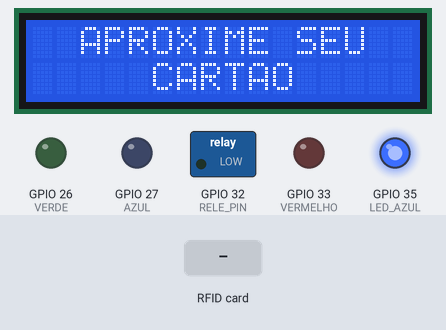
The sketch below on a simulated ESP32. Parts: 16×2 character LCD, switched loads named in the sketch (green lamp = pin HIGH), output pins drawn as LEDs (lit = HIGH). Inputs (shaded band) come from the test bench. What the sketch prints to the serial monitor is not drawn.

Above: at 1.3 s.
1.4 s: RFID card 23 A4 D4 83 held to the reader
At 2.3 s:
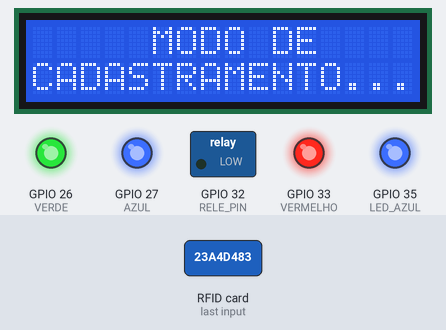
4.4 s: RFID card 5E 7A 19 C4 held to the reader
At 5.8 s:
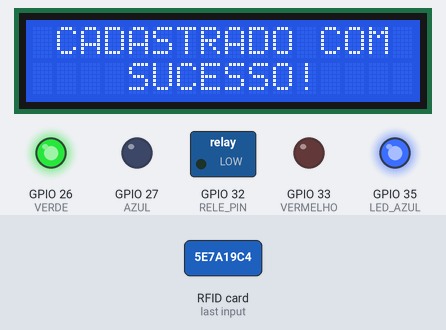
6.5 s: RFID card 5E 7A 19 C4 held to the reader
At 9.5 s:
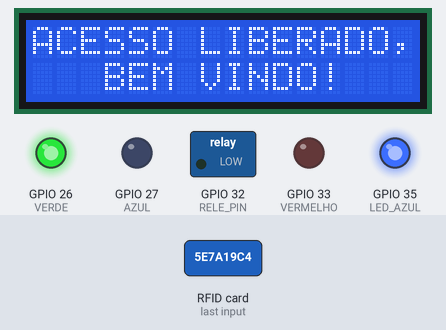
Timing chart, 0 to 13.6 s (numbered marks = the images above; inputs shaded):
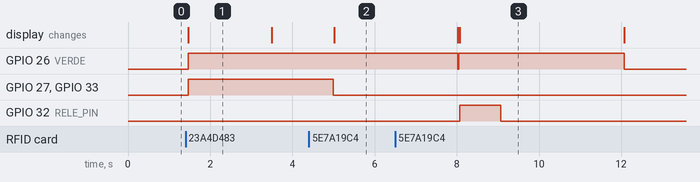

Measured:
- after the input at 1.4 s, GPIO 26 (VERDE), GPIO 27 (AZUL), GPIO 33 (VERMELHO): LOW → HIGH after 0.07 s; the display: changes after 0.07 s (image 1)
- after the input at 4.4 s, GPIO 27 (AZUL), GPIO 33 (VERMELHO): HIGH → LOW after 0.60 s; the display: changes after 0.62 s (image 2)
- after the input at 6.5 s, GPIO 32 (RELE_PIN): LOW → HIGH after 1.6 s, → LOW 1.0 s later; the display: first differs from a run without the input after 1.6 s (image 3)
- what the display in image 1 shows lasts 2.0 s, from 1.5 s to 3.5 s

The sketch:

ControleDeAcesso.ino
```cpp
//Bibliotecas
#include <LinkedList.h>
#include <MFRC522.h>  //biblioteca responsável pela comunicação com o módulo RFID-RC522
#include <SPI.h> //biblioteca para comunicação do barramento SPI
#include <LiquidCrystal_I2C.h>

//Pinos
#define SS_PIN    4
#define RST_PIN   2
#define RELE_PIN 32
//#define BUTTON_PIN 27
#define VERDE 26
#define VERMELHO 33
#define AZUL 27
#define LED_AZUL 35

// set the LCD number of columns and rows
int lcdColumns = 16;
int lcdRows = 2;
int lcdAddr = 39;

// set LCD address, number of columns and rows
LiquidCrystal_I2C lcd(lcdAddr, lcdColumns, lcdRows);

String IDtag = ""; //Variável que armazenará o ID da Tag
bool Permitido = false; //Variável que verifica a permissão

MFRC522 mfrc522(SS_PIN, RST_PIN);   // Cria uma nova instância para o leitor e passa os pinos como parâmetro

//Declaração da classe "Pessoa"
class Pessoa {
  public:
    String nome;
    String key;

  Pessoa(){
    this->nome = "";
    this->key = "";
  }

  Pessoa(String id){
    this->key = id;
  }

  Pessoa(String id, String nomeID){
    this->key = id;
    this->nome = nomeID;
  }
};

//Lista encadeada responsável por armazenar os ID's das Tag's cadastradas
LinkedList<Pessoa> myLinkedList;

void setup() {
  Serial.begin(9600);             // Inicializa a comunicação Serial
  // initialize LCD
  lcd.init();
  // turn on LCD backlight
  lcd.backlight();
  SPI.begin();                    // Inicializa comunicacao SPI
  mfrc522.PCD_Init();             // Inicializa o leitor RFID
  Serial.println("Aproxime o seu cartao do leitor...");
  Serial.println();
  pinMode(AZUL, OUTPUT);
  pinMode(VERDE, OUTPUT);     // Declara o pino do led verde como saída
  pinMode(VERMELHO, OUTPUT);  // Declara o pino do led vermelho como saída
  pinMode(LED_AZUL, OUTPUT);
  pinMode(RELE_PIN, OUTPUT);
//  pinMode(BUTTON_PIN, INPUT);     // Declara o pino do botão como entrada
}

void loop() {
  digitalWrite(LED_AZUL, HIGH);
  //pushButton();
  telaInicial();
  Leitura();  //Chama a função responsável por fazer a leitura das Tag's
}

void telaInicial(){
//  lcd.clear();
  lcd.setCursor(2, 0);
  // print message
  lcd.print("APROXIME SEU");
  lcd.setCursor(5, 1);
  // print message
  lcd.print("CARTAO");
}

void Leitura() {

  IDtag = ""; //Inicialmente IDtag deve estar vazia.

  // Verifica se existe uma Tag presente
  if ( !mfrc522.PICC_IsNewCardPresent() || !mfrc522.PICC_ReadCardSerial() ) {
    delay(50);
    return;
  }

  // Pega o ID da Tag através da função mfrc522.uid e Armazena o ID na variável IDtag
  for (byte i = 0; i < mfrc522.uid.size; i++) {
    IDtag.concat(String(mfrc522.uid.uidByte[i], HEX));
    Serial.print("\n");
    Serial.print(String(mfrc522.uid.uidByte[i], HEX));
  }

  if (IDtag.equalsIgnoreCase("23A4D483")) //UID 1 - Chaveiro
  {
    lcd.clear();
    // set cursor to first column, first row
    lcd.setCursor(0, 0);
    // print message
    lcd.print("     MODO DE");
    // set cursor to first column, first row
    lcd.setCursor(0, 1);
    // print message
    lcd.print("CADASTRAMENTO...");
    brancoLiga();
    delay(2000);
    lcd.clear();
    cadastrar();
    return;
  }

  //Compara o valor do ID lido com os IDs armazenados no vetor TagsCadastradas[]
  for (int i = 0; i < (myLinkedList.size()); i++) {
    if (IDtag.equalsIgnoreCase(myLinkedList.get(i).key)) {
      Permitido = true; //Variável Permitido assume valor verdadeiro caso o ID Lido esteja cadastrado
    }
  }

  if (Permitido == true) acessoLiberado(); //Se a variável Permitido for verdadeira será chamada a função acessoLiberado()
  else acessoNegado(); //Se não será chamada a função acessoNegado()

  delay(2000); //aguarda 2 segundos para efetuar uma nova leitura
}

//void pushButton() {
//  if (digitalRead(BUTTON_PIN)) {
//    lcd.print("    LIBERADO");
//    liberar();
//  }
//}

void acessoLiberado(){
  Permitido = false;  //Seta a variável Permitido como false novamente
  verdeLiga();
  // set cursor to first column, first row
  lcd.setCursor(0, 0);
  // print message
  lcd.print("ACESSO LIBERADO,");
  // set cursor to first column, first row
  lcd.setCursor(3, 1);
  // print message
  lcd.print("BEM VINDO!");
  digitalWrite(RELE_PIN, HIGH);
  delay(1000);
  digitalWrite(RELE_PIN, LOW);
  delay(3000);
  // clears the display to print new message
  lcd.clear();
  verdeDesliga();
}

void acessoNegado() {
  vermelhoLiga();
  // set cursor to first column, first row
  lcd.setCursor(1, 0);
  // print message
  lcd.print("ACESSO NEGADO!");
  // set cursor to first column, first row
  lcd.setCursor(0, 1);
  // print message
  lcd.print(" NAO CADASTRADO");
  delay(4000);
  // clears the display to print new message
  vermelhoDesliga();
  lcd.clear();
}

void cadastrar(){
  // set cursor to first column, first row
  lcd.setCursor(0, 0);
  // print message
  lcd.print("    APROXIME");
  // set cursor to first column, first row
  lcd.setCursor(0, 1);
  // print message
  lcd.print("   SEU CARTAO");
  delay(1000);
  while (!mfrc522.PICC_IsNewCardPresent())  {
    delay(100);
  }
  while (!mfrc522.PICC_ReadCardSerial()){
    delay(100);
  }
  delay(500);
  String conteudo = "";
  for (byte i = 0; i < mfrc522.uid.size; i++){
    conteudo.concat(String(mfrc522.uid.uidByte[i], HEX));
  }
  Serial.println();
  Serial.println();
  conteudo.toUpperCase();
  if (ehcadastrado(conteudo)){
    brancoDesliga();
    amareloLiga();
    lcd.clear();
    // set cursor to first column, first row
    lcd.setCursor(0, 0);
    // print message
    lcd.print("   USUARIO JA");
    // set cursor to first column, first row
    lcd.setCursor(0, 1);
    // print message
    lcd.print("   CADASTRADO");
    delay(3000);
    amareloDesliga();
    lcd.clear();
  }
  else{
    Pessoa novo(conteudo);
    myLinkedList.add(novo);
    brancoDesliga();
    verdeLiga();
    lcd.clear();
    // set cursor to first column, first row
    lcd.setCursor(1, 0);
    // print message
    lcd.print("CADASTRADO COM");
    // set cursor to first column, first row
    lcd.setCursor(4, 1);
    // print message
    lcd.print("SUCESSO!");
    delay(3000);
    verdeDesliga();
    lcd.clear();
  }
}

bool ehcadastrado(String conteudo) {
  for (int i = 0; i < myLinkedList.size(); i++) {
    Pessoa pessoa = myLinkedList.get(i);
    if (conteudo == pessoa.key)
    {
      return true;
    }
  }
  return false;
}

void brancoLiga(){
  digitalWrite(AZUL, HIGH);
  digitalWrite(VERDE, HIGH);
  digitalWrite(VERMELHO, HIGH);
}
void brancoDesliga(){
  digitalWrite(AZUL, LOW);
  digitalWrite(VERDE, LOW);
  digitalWrite(VERMELHO, LOW);
}
void vermelhoLiga(){
  digitalWrite(AZUL, LOW);
  digitalWrite(VERDE, LOW);
  digitalWrite(VERMELHO, HIGH);
}
void vermelhoDesliga(){
  digitalWrite(VERMELHO, LOW);
}
void verdeLiga(){
  digitalWrite(AZUL, LOW);
  digitalWrite(VERDE, HIGH);
  digitalWrite(VERMELHO, LOW);
}
void verdeDesliga(){
  digitalWrite(VERDE, LOW);
}
void amareloLiga(){
  digitalWrite(AZUL, LOW);
  digitalWrite(VERDE, HIGH);
  digitalWrite(VERMELHO, HIGH);
}
void amareloDesliga(){
  digitalWrite(VERDE, LOW);
  digitalWrite(VERMELHO, LOW);
}
```
